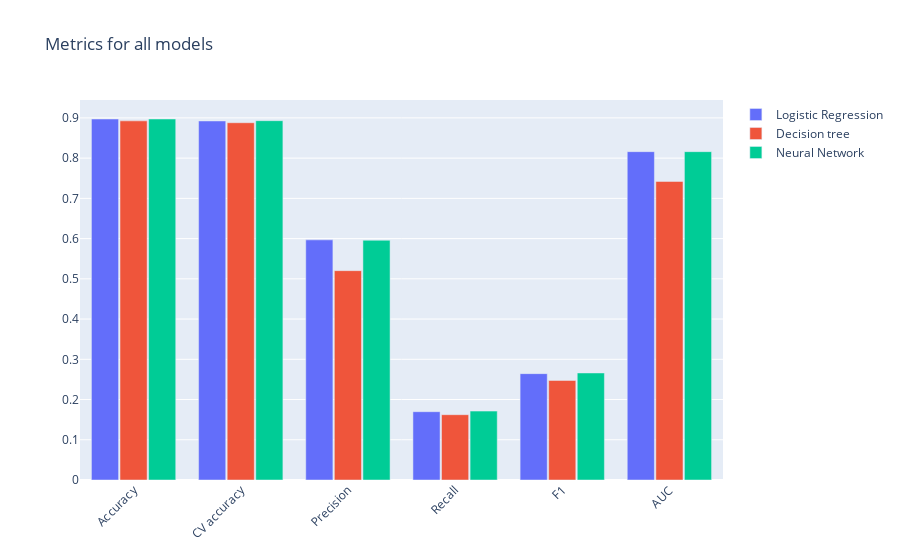

The code cell stored with this chart in its notebook:
### Markdown cell above
## Results

### Code cell
metrics = ['Accuracy', 'CV accuracy', 'Precision', 'Recall', 'F1', 'AUC']

# Plot metrics.
fig = go.Figure(data=[
    go.Bar(name='Logistic Regression', x=metrics,
           y=[logreg.score(X_test, y_test), cv_logreg, precision_score(y_test, log_pred), recall_score(y_test, log_pred), f1_score(y_test, log_pred), auc_logreg]),
    go.Bar(name='Decision tree', x=metrics,
           y=[tr.score(X_test, y_test), cv_tr, precision_score(y_test, tr_pred), recall_score(y_test, tr_pred), f1_score(y_test, tr_pred), auc_tr]),
    go.Bar(name='Neural Network', x=metrics,
           y=[mlp.score(X_test, y_test), cv_mlp, precision_score(y_test, mlp_pred), recall_score(y_test, mlp_pred), f1_score(y_test, mlp_pred), auc_mlp]),
])

fig.update_layout(title_text='Metrics for all models',
                  barmode='group', xaxis_tickangle=-45, bargroupgap=0.05)
fig.show()

### Figure 1 — Plotly figure (JSON) as saved in the notebook; plotly's stock layout.template omitted (floating-point values rounded to 4 significant figures)
{"data": [{"name": "Logistic Regression", "type": "bar", "x": ["Accuracy", "CV accuracy", "Precision", "Recall", "F1", "AUC"], "y": [0.8973, 0.8924, 0.5969, 0.1698, 0.2643, 0.8161]}, {"name": "Decision tree", "type": "bar", "x": ["Accuracy", "CV accuracy", "Precision", "Recall", "F1", "AUC"], "y": [0.8927, 0.888, 0.5203, 0.1623, 0.2474, 0.742]}, {"name": "Neural Network", "type": "bar", "x": ["Accuracy", "CV accuracy", "Precision", "Recall", "F1", "AUC"], "y": [0.8973, 0.8931, 0.5959, 0.1713, 0.266, 0.8161]}], "layout": {"bargroupgap": 0.05, "barmode": "group", "title": {"text": "Metrics for all models"}, "xaxis": {"tickangle": -45}}}
